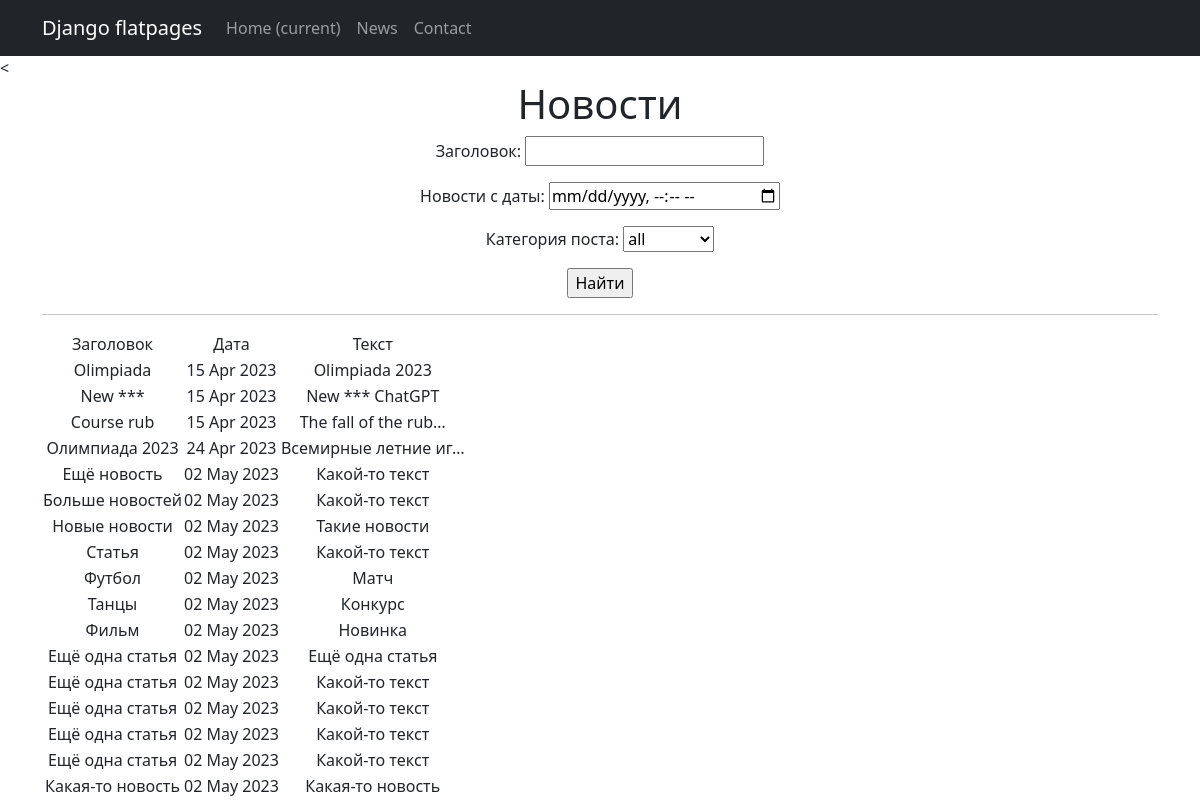
Page /news/search/ on the earlier database version.
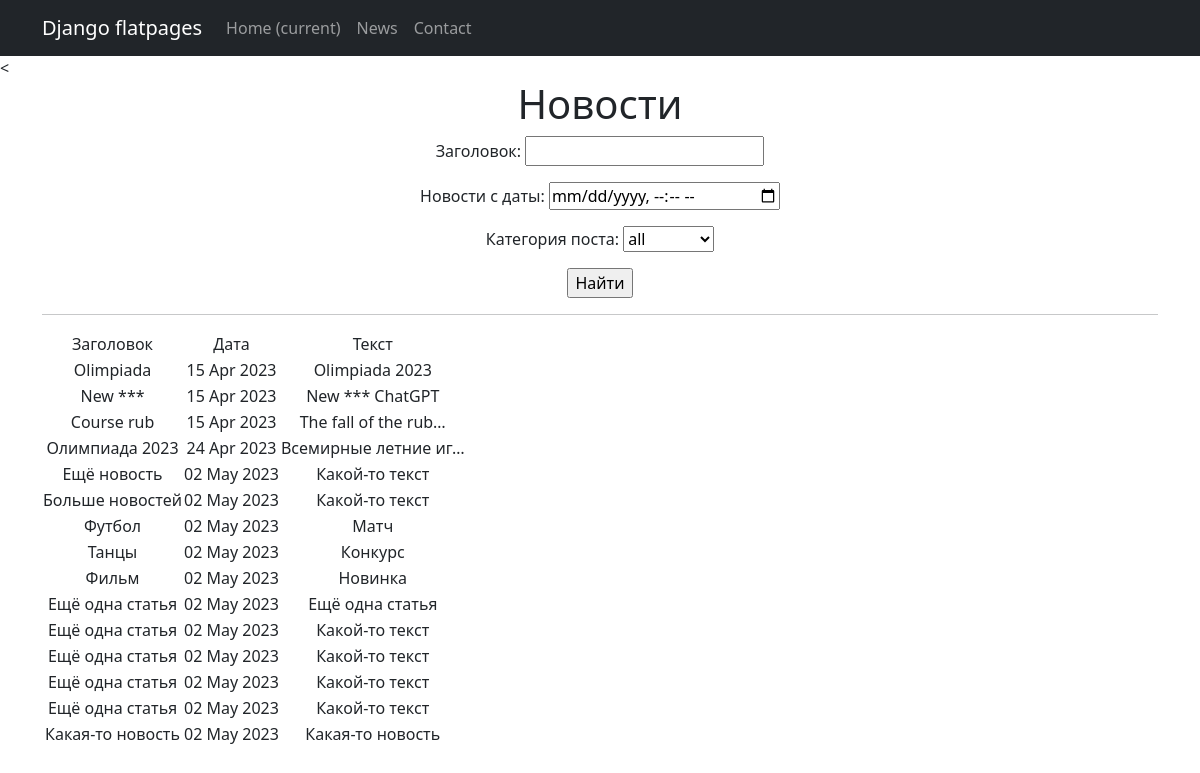
Same page on the later database version.
### news/models.py (models this page shows, shortened)
class Post(models.Model):
    author = models.ForeignKey(Author, on_delete=models.CASCADE)
    NEWS = 'NW'
    ARTICLE = 'AR'
    CATEGORY_CHOICES = (
        (NEWS, 'Новость'),
        (ARTICLE, 'Статья'),
    )
    categoryType = models.CharField(max_length=2, choices=CATEGORY_CHOICES, default=ARTICLE)
    dateCreation = models.DateTimeField(auto_now_add=True)
    postCategory = models.ManyToManyField(Category, through='PostCategory')
    title = models.CharField(max_length=128)
    text = models.TextField()
    rating = models.SmallIntegerField(default=0)

### news/views.py (the view)
# urls.py: path('search/', PostSearch.as_view(), name='news_search')
class PostSearch(ListView):
    model = Post
    template_name = 'news_search.html'
    context_object_name = 'news_search'
    def get_queryset(self):
        queryset = super().get_queryset()
        self.filterset = PostFilter(self.request.GET, queryset)
        return self.filterset.qs
    def get_context_data(self, **kwargs):
        context = super().get_context_data(**kwargs)
        context['time_now'] = datetime.utcnow()
        context['next_sale'] = None
        context['filterset'] = self.filterset
        return context

### news/models.py (called while the page is built)
    def __str__(self):
        return self.name.title()

### news/templatetags/censor.py (called while the page is built)
@register.filter()
def censor(message: str):
    variants = ['bot', 'игры'] # непристойные выражения
    ln = len(variants)
    filtred_message = ''
    string = ''
    pattern = '*' # чем заменять непристойные выражения
    for i in message:
        string += i
        string2 = string.lower()
        flag = 0
        for j in variants:
            if not string2 in j:
                flag += 1
            if string2 == j:
                filtred_message += pattern * len(string)
                flag -= 1
                string = ''
        if flag == ln:
            filtred_message += string
            string = ''
    if string2 != '' and string2 not in variants:
        filtred_message += string
    elif string2 != '':
        filtred_message += pattern * len(string)
    return filtred_message

### templates/news_search.html (shortened to what this page needs)
{% extends 'flatpages/default.html' %}
{% load censor %}
{% block content %}
<h1>Новости</h1>
<form action="" method="get">
       {{ filterset.form.as_p }}
       <input type="submit" value="Найти" />
   </form>
<hr>
   {% if object_list %}
       <table>
           <tr>
               <td>Заголовок</td>
               <td>Дата</td>
               <td>Текст</td>
           </tr>
           {% for new in object_list %}
           <tr>
               <td>{{ new.title|censor }}</td>
               <td>{{ new.dateCreation|date:'d M Y' }}</td>
               <td>{{ new.text|truncatechars:20|censor }}</td>
           </tr>
           {% endfor %}
       </table>
   {% else %}
       <h2>Новостей нет!</h2>
   {% endif %}
{% endblock content %}

Differences in the rows shown:
removed Post: title|censor "Новые новости", dateCreation "02 May 2023", text|censor "Такие новости"
removed Post: title|censor "Статья", dateCreation "02 May 2023", text|censor "Какой-то текст"
